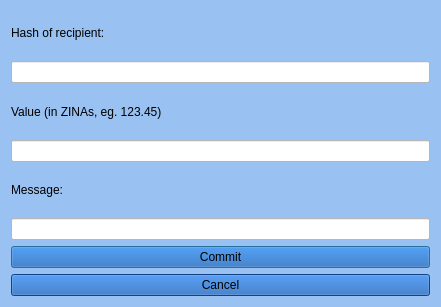
<?xml version="1.0" encoding="UTF-8"?>
<ui version="4.0">
 <class>AddTransactionDialog</class>
 <widget class="QDialog" name="AddTransactionDialog">
  <property name="geometry">
   <rect>
    <x>0</x>
    <y>0</y>
    <width>441</width>
    <height>307</height>
   </rect>
  </property>
  <property name="windowTitle">
   <string>Dialog</string>
  </property>
  <property name="styleSheet">
   <string notr="true">background:  rgb(153, 193, 241)

</string>
  </property>
  <layout class="QVBoxLayout" name="verticalLayout">
   <item>
    <widget class="QLabel" name="label">
     <property name="text">
      <string>Hash of recipient:</string>
     </property>
    </widget>
   </item>
   <item>
    <widget class="QLineEdit" name="input_hash">
     <property name="styleSheet">
      <string notr="true">background:  rgb(255, 255, 255)
</string>
     </property>
    </widget>
   </item>
   <item>
    <widget class="QLabel" name="label_3">
     <property name="text">
      <string>Value (in ZINAs, eg. 123.45)</string>
     </property>
    </widget>
   </item>
   <item>
    <widget class="QLineEdit" name="input_value">
     <property name="styleSheet">
      <string notr="true">background:  rgb(255, 255, 255)
</string>
     </property>
    </widget>
   </item>
   <item>
    <widget class="QLabel" name="label_2">
     <property name="text">
      <string>Message:</string>
     </property>
    </widget>
   </item>
   <item>
    <widget class="QLineEdit" name="input_message">
     <property name="styleSheet">
      <string notr="true">background:  rgb(255, 255, 255)
</string>
     </property>
    </widget>
   </item>
   <item>
    <widget class="QPushButton" name="Commit_button">
     <property name="styleSheet">
      <string notr="true">background:  rgb(26, 95, 180)
</string>
     </property>
     <property name="text">
      <string>Commit</string>
     </property>
    </widget>
   </item>
   <item>
    <widget class="QPushButton" name="CancelButton">
     <property name="styleSheet">
      <string notr="true">background:  rgb(26, 95, 180)
</string>
     </property>
     <property name="text">
      <string>Cancel</string>
     </property>
    </widget>
   </item>
  </layout>
 </widget>
 <resources/>
 <connections/>
</ui>
